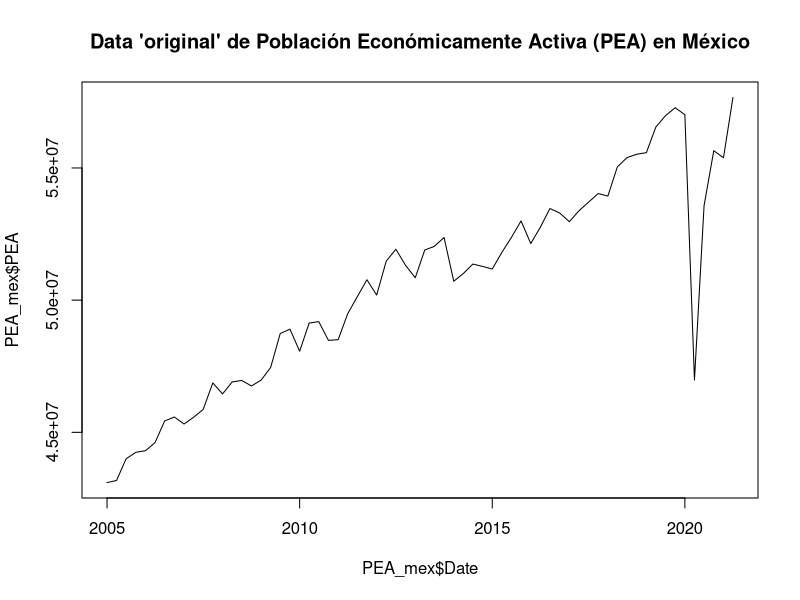
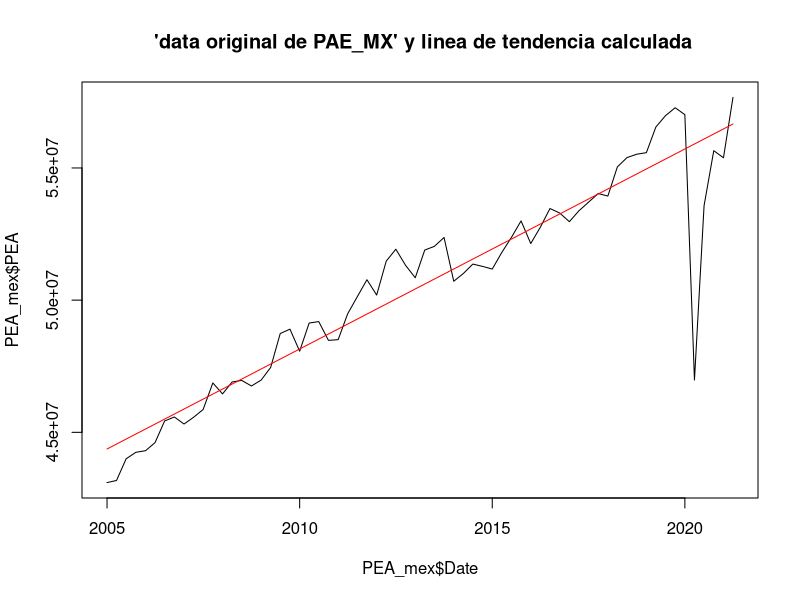
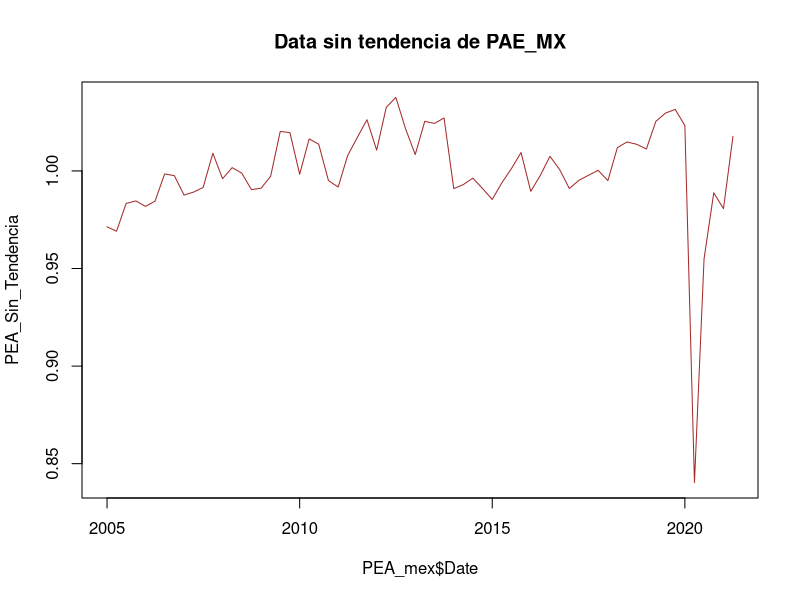
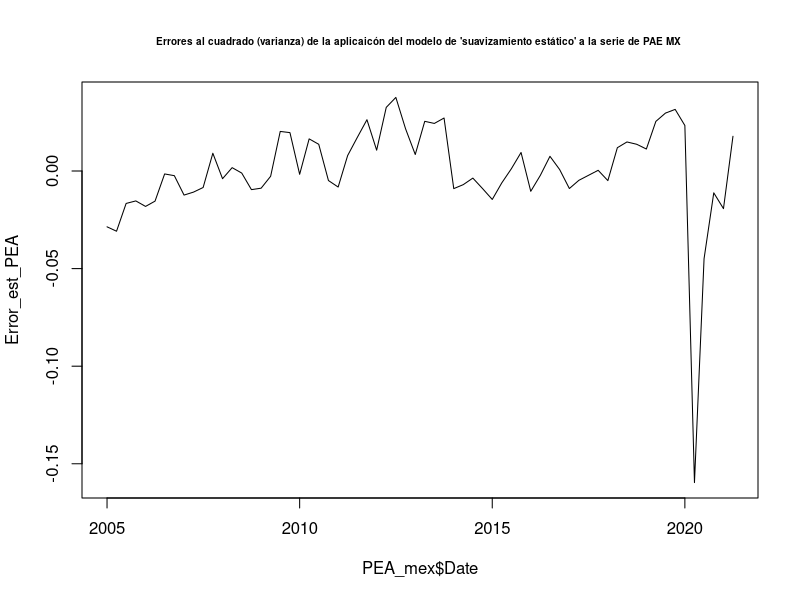
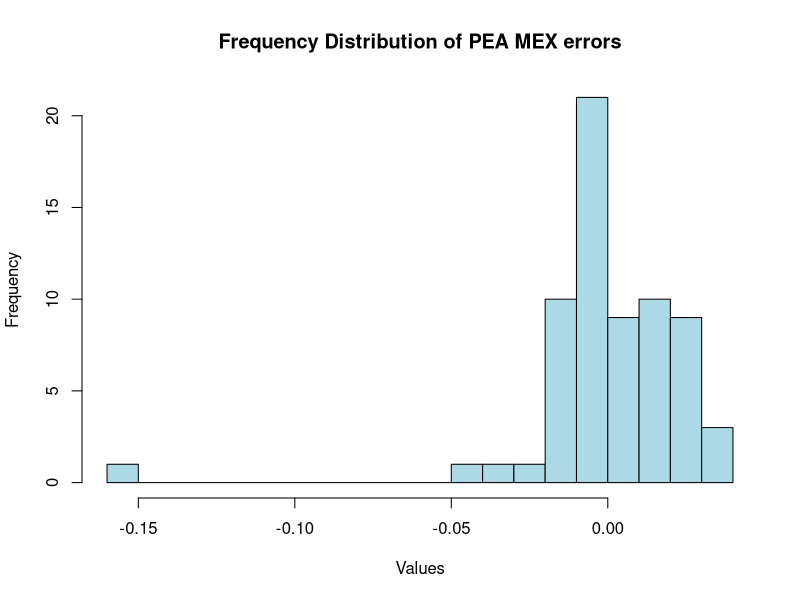
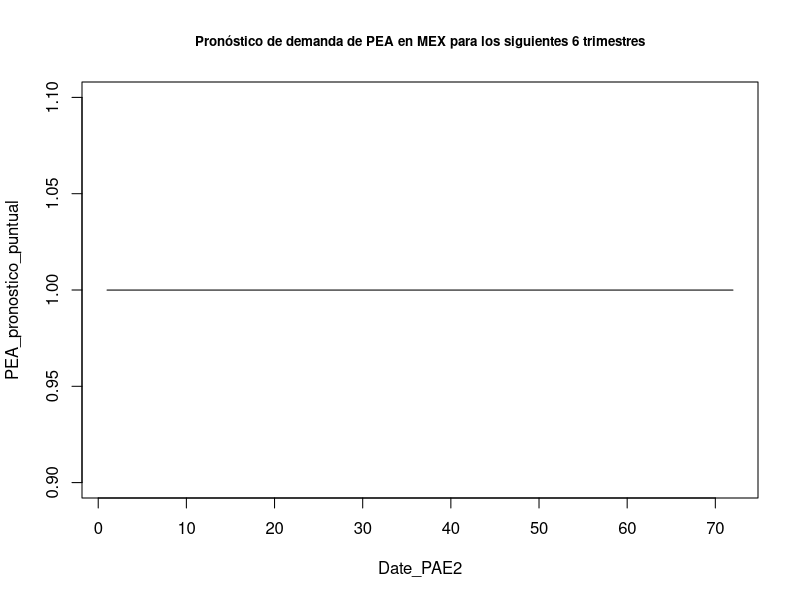
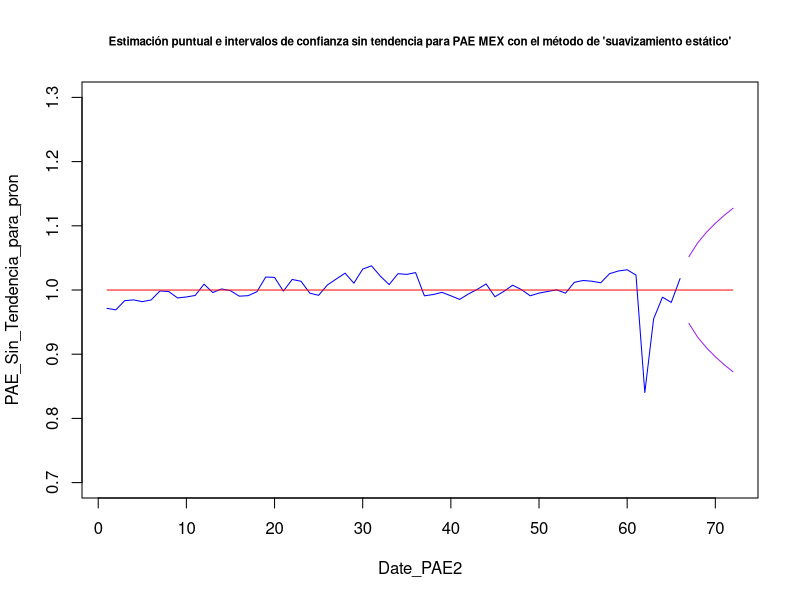
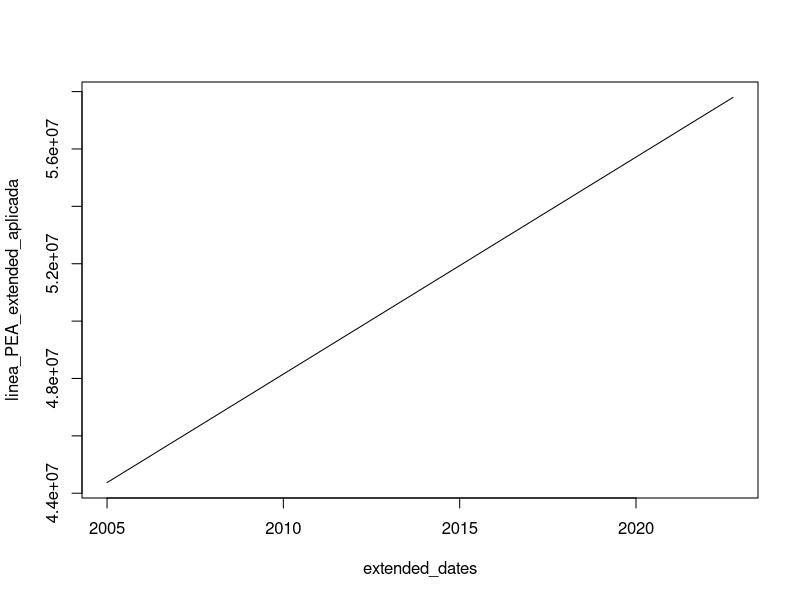

Write R code to recreate these figures, in order. (Note: this script raises an error after producing the figures.)
## ---- chunk 1
knitr::opts_chunk$set(echo = TRUE)
## ---- chunk 2
install.packages("readxl")

library("readxl")


PEA_mex <-read_excel("PEA_MEX_pp.xlsx")
## ---- chunk 3
PEA_mex
summary(PEA_mex)
typeof(PEA_mex)
dim(PEA_mex)
## ---- chunk 4

plot(PEA_mex$Date, PEA_mex$PEA,type="l", main="Data 'original' de Población Económicamente Activa (PEA) en México")
## ---- chunk 5

linea_PEA<-lm(PEA~Date, data=PEA_mex)
linea_PEA
## ---- chunk 6
linea_PEA_aplicada <- predict(linea_PEA, newdata = data.frame(Date = PEA_mex$Date))

head(linea_PEA_aplicada)
tail(linea_PEA_aplicada)

## ---- chunk 7
plot(PEA_mex$Date, PEA_mex$PEA, type="l", main=" 'data original de PAE_MX' y linea de tendencia calculada")
lines(x = PEA_mex$Date, y = linea_PEA_aplicada, col = "red")
## ---- chunk 8
PEA_Sin_Tendencia<-PEA_mex$PEA/linea_PEA_aplicada

plot(PEA_mex$Date, PEA_Sin_Tendencia, type="l", main=" Data sin tendencia de PAE_MX ", col="brown")
## ---- chunk 9
PEA_MX_ruido_blanco <- PEA_Sin_Tendencia
head(PEA_MX_ruido_blanco)
tail(PEA_MX_ruido_blanco)
## ---- chunk 10
Error_est_PEA<-PEA_MX_ruido_blanco-mean(PEA_MX_ruido_blanco)
head(Error_est_PEA)
tail(Error_est_PEA)

##Claculando la desviaicón estandar del error

sd_est_PEA<-sd(Error_est_PEA)
sd_est_PEA

plot(PEA_mex$Date, Error_est_PEA, type="l", main="Errores al cuadrado (varianza) de la aplicaicón del modelo de 'suavizamiento estático' a la serie de PAE MX ", cex.main=0.6)

## ---- chunk 11


mean(Error_est_PEA)
## ---- chunk 12
## Se calcula la varianza
var(Error_est_PEA)

## Se calcula la desviación estandar 
sd_est_PEA
## ---- chunk 13
hist(Error_est_PEA, breaks = 20, col = "lightblue", main = "Frequency Distribution of PEA MEX errors", xlab = "Values", ylab = "Frequency")

## ---- chunk 14
estimacion_puntual_PEA_ST<-mean(PEA_Sin_Tendencia)
estimacion_puntual_PEA_ST

## ---- chunk 15
##Creamos un eje x que incluya a los 66 datos + 6 que se pronosticarán
Date_PAE2<-c(1:72)


## Creamos el vector de datos que incluirá los  datos históricos  sin tendencia + 6 valores NA a pronosticar
PAE_Sin_Tendencia_para_pron<-c(PEA_Sin_Tendencia, rep(NA, times=6))
head(PAE_Sin_Tendencia_para_pron)
tail(PAE_Sin_Tendencia_para_pron)


## Entonces el mejor pronóstico que tenemos para eata técnica es la media de la serie sin tendencia 


PEA_pronostico_puntual <- rep(estimacion_puntual_PEA_ST, times=72)
head(PEA_pronostico_puntual)
tail(PEA_pronostico_puntual)

plot(Date_PAE2,PEA_pronostico_puntual, type="l", main = "Pronóstico de demanda de PEA en MEX para los siguientes 6 trimestres", cex.main=0.8, ylim=c(0.9, 1.1))
## ---- chunk 16
mean(PEA_MX_ruido_blanco)
## ---- chunk 17
tao<-c(1:6)
Lim_PEA<-2*sd_est_PEA*tao^.5
Lim_PEA
## ---- chunk 18

LI_PEA<-c(rep(NA, times=66), estimacion_puntual_PEA_ST-Lim_PEA)
head(LI_PEA)
tail(LI_PEA)

LS_PEA<-c(rep(NA, times=66), estimacion_puntual_PEA_ST+Lim_PEA)
head(LS_PEA)
tail(LS_PEA)

plot(Date_PAE2, PAE_Sin_Tendencia_para_pron, type="l", ylim = c(0.7,1.3) ,main="Estimación puntual e intervalos de confianza sin tendencia para PAE MEX con el método de 'suavizamiento estático'",col="Blue", cex.main=0.7)

lines(PEA_pronostico_puntual, col="Red")
lines(LI_PEA, col="Purple")
lines(LS_PEA, col="Purple")
## ---- chunk 19
# create a new data set with 72 rows
extended_dates <- seq(as.Date("2005-01-01"), as.Date("2022-10-01"), by = "quarter")
extended_trimester_PEA <- data.frame(Date = extended_dates, 
                                       PEA = rep(NA, length(extended_dates)))

head(extended_trimester_PEA)
tail(extended_trimester_PEA)

## ---- chunk 20


# copy the original data to the new data set for the first 66 rows
for(i in 1:66){
  extended_trimester_PEA$PEA[i] <- PEA_mex$PEA[i]
}

extended_trimester_PEA


# fit the model with the extended data set
linea_PEA_extended <- lm(PEA ~ Date, data = extended_trimester_PEA)
linea_PEA_extended

## ---- chunk 21
# predict values for the extended date range
linea_PEA_extended_aplicada <- predict(linea_PEA_extended, 
                                                newdata = data.frame(Date = extended_dates))
linea_PEA_extended_aplicada

# plot the predicted values
plot(extended_dates, linea_PEA_extended_aplicada, type = "l")
## ---- chunk 22

##Creando el vector original + los valores a predecir como NAs
PEA_original_para_pron<-c(PEA_mex$PEA, rep(NA, times=6))
head(PEA_original_para_pron)



Est_punt_PEA_ajustada<-c(rep(NA, times=66), mean(PEA_pronostico_puntual)*linea_PEA_extended_aplicada[67:72])
head(Est_punt_PEA_ajustada)
tail(Est_punt_PEA_ajustada)

# plot the original data and the predicted values together
plot(extended_dates, PEA_original_para_pron, main="PEA pronóstico (con método estático) ajustado con componente de estacionalidad",type="l", xlab="Year", ylab="PEA", cex.main=0.8)
lines(extended_dates, Est_punt_PEA_ajustada, col="blue")


legend("bottomright", legend = c("PEA historico", "Pronóstico calculado con método estático"), 
       col = c("black", "blue"), lty = 1)


## ---- chunk 23

LI_PEA_ajustado<-c(rep(NA, times=66), LI_PEA[67:72]*linea_PEA_extended_aplicada[67:72])
LI_PEA_ajustado

LS_PEA_ajustado<-c(rep(NA, times=66), LS_PEA[67:72]*linea_PEA_extended_aplicada[67:72])
LS_PEA_ajustado


# Plot only non-NA values
# plot the original data and the predicted values together


PEA_original_para_pron<-c(PEA_mex$PEA, rep(NA, times=6))
PEA_original_para_pron
dim(PEA_original_para_pron)


# plot the original data and the predicted values together
plot(extended_dates,PEA_MEX_completa$PEA, main="PEA pronostico (con método estático) ajustada con componente de trend + intervalos vs PEA real", type="l", xlab="Year", ylab="PEA", ylim=c(40000000, 65000000), cex.main=0.7)

lines(extended_dates, Est_punt_PEA_ajustada, col="blue")
x_vals <- c(rep(NA, times = 66), extended_dates[67:72])

lines(x_vals, LI_PEA_ajustado, col = "purple")
lines(x_vals, LS_PEA_ajustado, col = "purple")


legend("bottomright", legend = c("PEA original", "Pronóstico calculado con método estático"), 
       col = c("black", "blue"), lty = 1)


## ---- chunk 24
df_demanda_PEA_MX_pronostico<-data.frame(PEA_MEX_completa$PEA,
                                                Est_punt_PEA_ajustada, LI_PEA_ajustado, LS_PEA_ajustado)
View(df_demanda_PEA_MX_pronostico)

tail(df_demanda_PEA_MX_pronostico)
## ---- chunk 25
install.packages("readxl")

library("readxl")

PEA_MEX_completa <-read_excel("PEA_MEX_full.xlsx")
head(PEA_MEX_completa)
tail(PEA_MEX_completa)
## ---- chunk 26

##Primero formemos un vector con los valores reales 
PEA_MEX_completa_reales6 <- PEA_MEX_completa$PEA[67:72]
PEA_MEX_completa_reales6

## Despues formemos un vector con únicamente los valores pronósticados 
PEA_MEX_forecast6 <- Est_punt_PEA_ajustada[67:72]
PEA_MEX_forecast6

##Calculemos el MAPE entre estos dos vectores 

# First, calculate the absolute percentage error (APE) for each element in the vectors
APE_PEA_estatico <- abs((PEA_MEX_completa_reales6 - PEA_MEX_forecast6) / PEA_MEX_completa_reales6)

# Calculate the mean APE across all elements in the vectors
MAPE_PEA_estatico <- mean(APE_PEA_estatico) * 100

# Print the MAPE value
cat("El error tipo MAPE  para el forecast calculado con el método de 'suavizamiento estático'de la serie de PEA en MEX es:", MAPE_PEA_estatico, "%")


## ---- chunk 27
PEA_MEX_ts <-ts(PEA_mex$PEA, frequency =4, start =c(2005,1))
head(PEA_MEX_ts)
tail(PEA_MEX_ts)
## ---- chunk 28
plot(PEA_MEX_ts, main="PAE MEX train data en tipo time series (Valores de Enero de 2005 a Agosto de 2021)", cex.main=0.8)
## ---- chunk 29
PEA_MEX_ts_h1 <-HoltWinters(PEA_MEX_ts, gamma=FALSE)
PEA_MEX_ts_h1
## ---- chunk 30
plot(PEA_MEX_ts_h1, main="Aplicaicón del método de Holt Winters a PEA MEX train data")
## ---- chunk 31
# Install the forecast package
install.packages("forecast")

# Load the forecast package
library(forecast)
## ---- chunk 32
PEA_MEX_ts_h1_fc <- forecast(PEA_MEX_ts_h1, h=6, level=0.95)
PEA_MEX_ts_h1_fc
## ---- chunk 33
plot(PEA_MEX_ts_h1_fc, main="Forecast de PAE MX usando el Método de Holt Winters con parámetro gamma ='False'")
